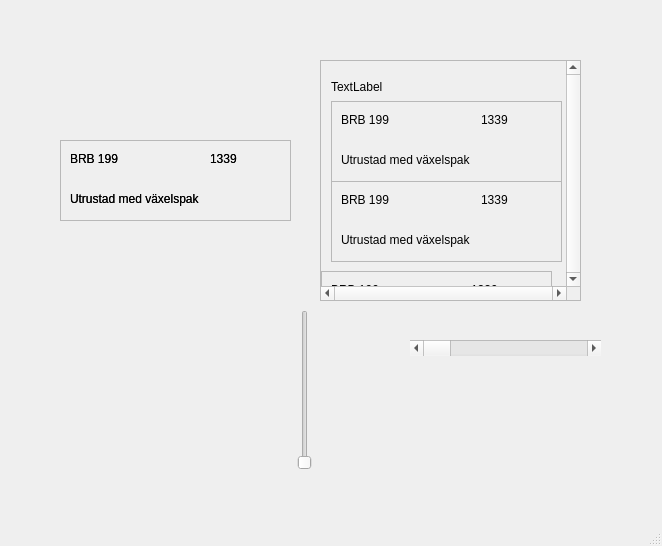
<?xml version="1.0" encoding="UTF-8"?>
<ui version="4.0">
 <class>MainWindow</class>
 <widget class="QMainWindow" name="MainWindow">
  <property name="geometry">
   <rect>
    <x>0</x>
    <y>0</y>
    <width>662</width>
    <height>546</height>
   </rect>
  </property>
  <property name="windowTitle">
   <string>MainWindow</string>
  </property>
  <widget class="QWidget" name="centralWidget">
   <widget class="QScrollArea" name="scrollArea">
    <property name="geometry">
     <rect>
      <x>320</x>
      <y>60</y>
      <width>261</width>
      <height>241</height>
     </rect>
    </property>
    <property name="verticalScrollBarPolicy">
     <enum>Qt::ScrollBarAlwaysOn</enum>
    </property>
    <property name="horizontalScrollBarPolicy">
     <enum>Qt::ScrollBarAlwaysOn</enum>
    </property>
    <property name="widgetResizable">
     <bool>true</bool>
    </property>
    <widget class="QWidget" name="scrollAreaWidgetContents">
     <property name="geometry">
      <rect>
       <x>0</x>
       <y>0</y>
       <width>246</width>
       <height>226</height>
      </rect>
     </property>
     <widget class="QLabel" name="label_4">
      <property name="geometry">
       <rect>
        <x>10</x>
        <y>10</y>
        <width>251</width>
        <height>31</height>
       </rect>
      </property>
      <property name="text">
       <string>TextLabel</string>
      </property>
     </widget>
     <widget class="QFrame" name="frame_2">
      <property name="geometry">
       <rect>
        <x>10</x>
        <y>40</y>
        <width>231</width>
        <height>81</height>
       </rect>
      </property>
      <property name="mouseTracking">
       <bool>true</bool>
      </property>
      <property name="focusPolicy">
       <enum>Qt::StrongFocus</enum>
      </property>
      <property name="frameShape">
       <enum>QFrame::StyledPanel</enum>
      </property>
      <property name="frameShadow">
       <enum>QFrame::Raised</enum>
      </property>
      <widget class="QLabel" name="label_5">
       <property name="geometry">
        <rect>
         <x>10</x>
         <y>10</y>
         <width>66</width>
         <height>17</height>
        </rect>
       </property>
       <property name="text">
        <string>BRB 199</string>
       </property>
      </widget>
      <widget class="QLabel" name="label_6">
       <property name="geometry">
        <rect>
         <x>10</x>
         <y>50</y>
         <width>181</width>
         <height>17</height>
        </rect>
       </property>
       <property name="text">
        <string>Utrustad med växelspak</string>
       </property>
      </widget>
      <widget class="QLabel" name="label_7">
       <property name="geometry">
        <rect>
         <x>150</x>
         <y>10</y>
         <width>66</width>
         <height>17</height>
        </rect>
       </property>
       <property name="text">
        <string>1339</string>
       </property>
      </widget>
     </widget>
     <widget class="QFrame" name="frame_5">
      <property name="geometry">
       <rect>
        <x>10</x>
        <y>120</y>
        <width>231</width>
        <height>81</height>
       </rect>
      </property>
      <property name="mouseTracking">
       <bool>true</bool>
      </property>
      <property name="focusPolicy">
       <enum>Qt::StrongFocus</enum>
      </property>
      <property name="frameShape">
       <enum>QFrame::StyledPanel</enum>
      </property>
      <property name="frameShadow">
       <enum>QFrame::Raised</enum>
      </property>
      <widget class="QLabel" name="label_14">
       <property name="geometry">
        <rect>
         <x>10</x>
         <y>10</y>
         <width>66</width>
         <height>17</height>
        </rect>
       </property>
       <property name="text">
        <string>BRB 199</string>
       </property>
      </widget>
      <widget class="QLabel" name="label_15">
       <property name="geometry">
        <rect>
         <x>10</x>
         <y>50</y>
         <width>181</width>
         <height>17</height>
        </rect>
       </property>
       <property name="text">
        <string>Utrustad med växelspak</string>
       </property>
      </widget>
      <widget class="QLabel" name="label_16">
       <property name="geometry">
        <rect>
         <x>150</x>
         <y>10</y>
         <width>66</width>
         <height>17</height>
        </rect>
       </property>
       <property name="text">
        <string>1339</string>
       </property>
      </widget>
     </widget>
     <widget class="QFrame" name="frame_6">
      <property name="geometry">
       <rect>
        <x>0</x>
        <y>210</y>
        <width>231</width>
        <height>81</height>
       </rect>
      </property>
      <property name="mouseTracking">
       <bool>true</bool>
      </property>
      <property name="focusPolicy">
       <enum>Qt::StrongFocus</enum>
      </property>
      <property name="frameShape">
       <enum>QFrame::StyledPanel</enum>
      </property>
      <property name="frameShadow">
       <enum>QFrame::Raised</enum>
      </property>
      <widget class="QLabel" name="label_17">
       <property name="geometry">
        <rect>
         <x>10</x>
         <y>10</y>
         <width>66</width>
         <height>17</height>
        </rect>
       </property>
       <property name="text">
        <string>BRB 199</string>
       </property>
      </widget>
      <widget class="QLabel" name="label_18">
       <property name="geometry">
        <rect>
         <x>10</x>
         <y>50</y>
         <width>181</width>
         <height>17</height>
        </rect>
       </property>
       <property name="text">
        <string>Utrustad med växelspak</string>
       </property>
      </widget>
      <widget class="QLabel" name="label_19">
       <property name="geometry">
        <rect>
         <x>150</x>
         <y>10</y>
         <width>66</width>
         <height>17</height>
        </rect>
       </property>
       <property name="text">
        <string>1339</string>
       </property>
      </widget>
     </widget>
    </widget>
   </widget>
   <widget class="QFrame" name="frame">
    <property name="geometry">
     <rect>
      <x>60</x>
      <y>140</y>
      <width>231</width>
      <height>81</height>
     </rect>
    </property>
    <property name="mouseTracking">
     <bool>true</bool>
    </property>
    <property name="focusPolicy">
     <enum>Qt::StrongFocus</enum>
    </property>
    <property name="frameShape">
     <enum>QFrame::StyledPanel</enum>
    </property>
    <property name="frameShadow">
     <enum>QFrame::Raised</enum>
    </property>
    <widget class="QLabel" name="label">
     <property name="geometry">
      <rect>
       <x>10</x>
       <y>10</y>
       <width>66</width>
       <height>17</height>
      </rect>
     </property>
     <property name="text">
      <string>BRB 199</string>
     </property>
    </widget>
    <widget class="QLabel" name="label_2">
     <property name="geometry">
      <rect>
       <x>10</x>
       <y>50</y>
       <width>181</width>
       <height>17</height>
      </rect>
     </property>
     <property name="text">
      <string>Utrustad med växelspak</string>
     </property>
    </widget>
    <widget class="QLabel" name="label_3">
     <property name="geometry">
      <rect>
       <x>150</x>
       <y>10</y>
       <width>66</width>
       <height>17</height>
      </rect>
     </property>
     <property name="text">
      <string>1339</string>
     </property>
    </widget>
    <widget class="QFrame" name="frame_3">
     <property name="geometry">
      <rect>
       <x>0</x>
       <y>0</y>
       <width>231</width>
       <height>81</height>
      </rect>
     </property>
     <property name="mouseTracking">
      <bool>true</bool>
     </property>
     <property name="focusPolicy">
      <enum>Qt::StrongFocus</enum>
     </property>
     <property name="frameShape">
      <enum>QFrame::StyledPanel</enum>
     </property>
     <property name="frameShadow">
      <enum>QFrame::Raised</enum>
     </property>
     <widget class="QLabel" name="label_8">
      <property name="geometry">
       <rect>
        <x>10</x>
        <y>10</y>
        <width>66</width>
        <height>17</height>
       </rect>
      </property>
      <property name="text">
       <string>BRB 199</string>
      </property>
     </widget>
     <widget class="QLabel" name="label_9">
      <property name="geometry">
       <rect>
        <x>10</x>
        <y>50</y>
        <width>181</width>
        <height>17</height>
       </rect>
      </property>
      <property name="text">
       <string>Utrustad med växelspak</string>
      </property>
     </widget>
     <widget class="QLabel" name="label_10">
      <property name="geometry">
       <rect>
        <x>150</x>
        <y>10</y>
        <width>66</width>
        <height>17</height>
       </rect>
      </property>
      <property name="text">
       <string>1339</string>
      </property>
     </widget>
    </widget>
    <widget class="QFrame" name="frame_4">
     <property name="geometry">
      <rect>
       <x>271</x>
       <y>-39</y>
       <width>231</width>
       <height>81</height>
      </rect>
     </property>
     <property name="mouseTracking">
      <bool>true</bool>
     </property>
     <property name="focusPolicy">
      <enum>Qt::StrongFocus</enum>
     </property>
     <property name="frameShape">
      <enum>QFrame::StyledPanel</enum>
     </property>
     <property name="frameShadow">
      <enum>QFrame::Raised</enum>
     </property>
     <widget class="QLabel" name="label_11">
      <property name="geometry">
       <rect>
        <x>10</x>
        <y>10</y>
        <width>66</width>
        <height>17</height>
       </rect>
      </property>
      <property name="text">
       <string>BRB 199</string>
      </property>
     </widget>
     <widget class="QLabel" name="label_12">
      <property name="geometry">
       <rect>
        <x>10</x>
        <y>50</y>
        <width>181</width>
        <height>17</height>
       </rect>
      </property>
      <property name="text">
       <string>Utrustad med växelspak</string>
      </property>
     </widget>
     <widget class="QLabel" name="label_13">
      <property name="geometry">
       <rect>
        <x>150</x>
        <y>10</y>
        <width>66</width>
        <height>17</height>
       </rect>
      </property>
      <property name="text">
       <string>1339</string>
      </property>
     </widget>
    </widget>
   </widget>
   <widget class="QWidget" name="widget" native="true">
    <property name="geometry">
     <rect>
      <x>39</x>
      <y>289</y>
      <width>231</width>
      <height>101</height>
     </rect>
    </property>
   </widget>
   <widget class="QSlider" name="verticalSlider">
    <property name="geometry">
     <rect>
      <x>290</x>
      <y>310</y>
      <width>29</width>
      <height>160</height>
     </rect>
    </property>
    <property name="orientation">
     <enum>Qt::Vertical</enum>
    </property>
   </widget>
   <widget class="QScrollBar" name="horizontalScrollBar">
    <property name="geometry">
     <rect>
      <x>410</x>
      <y>340</y>
      <width>191</width>
      <height>16</height>
     </rect>
    </property>
    <property name="orientation">
     <enum>Qt::Horizontal</enum>
    </property>
    <property name="invertedControls">
     <bool>false</bool>
    </property>
   </widget>
  </widget>
  <widget class="QMenuBar" name="menuBar">
   <property name="geometry">
    <rect>
     <x>0</x>
     <y>0</y>
     <width>662</width>
     <height>25</height>
    </rect>
   </property>
  </widget>
  <widget class="QStatusBar" name="statusBar"/>
 </widget>
 <layoutdefault spacing="6" margin="11"/>
 <resources/>
 <connections/>
</ui>
